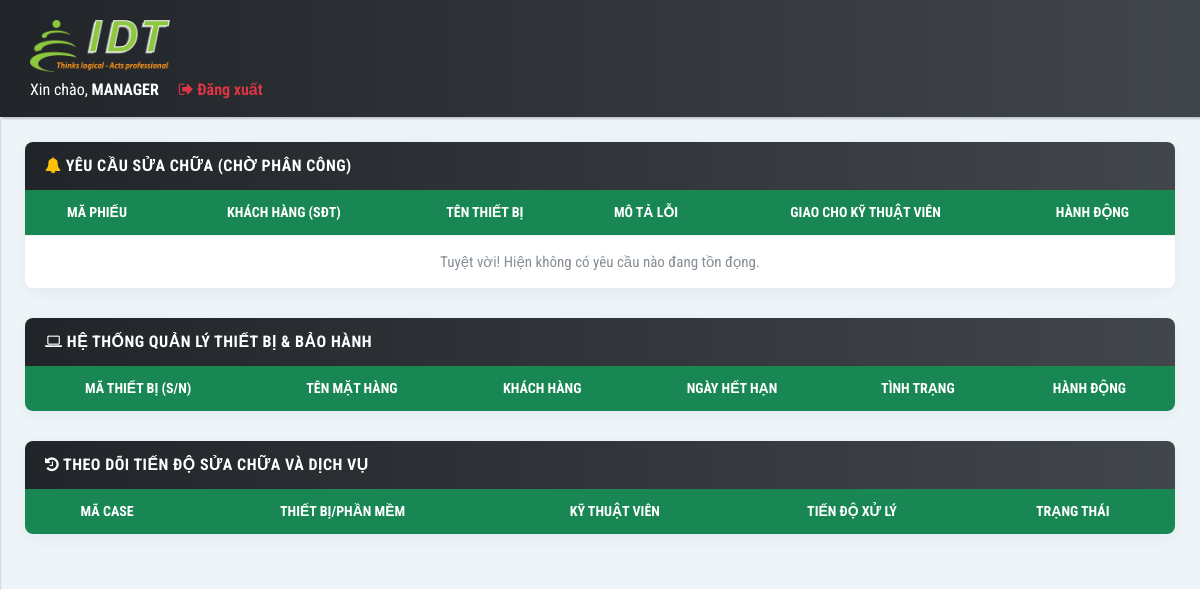
Before: /frontend/admin/quanly.php (signed in) with the older database file.
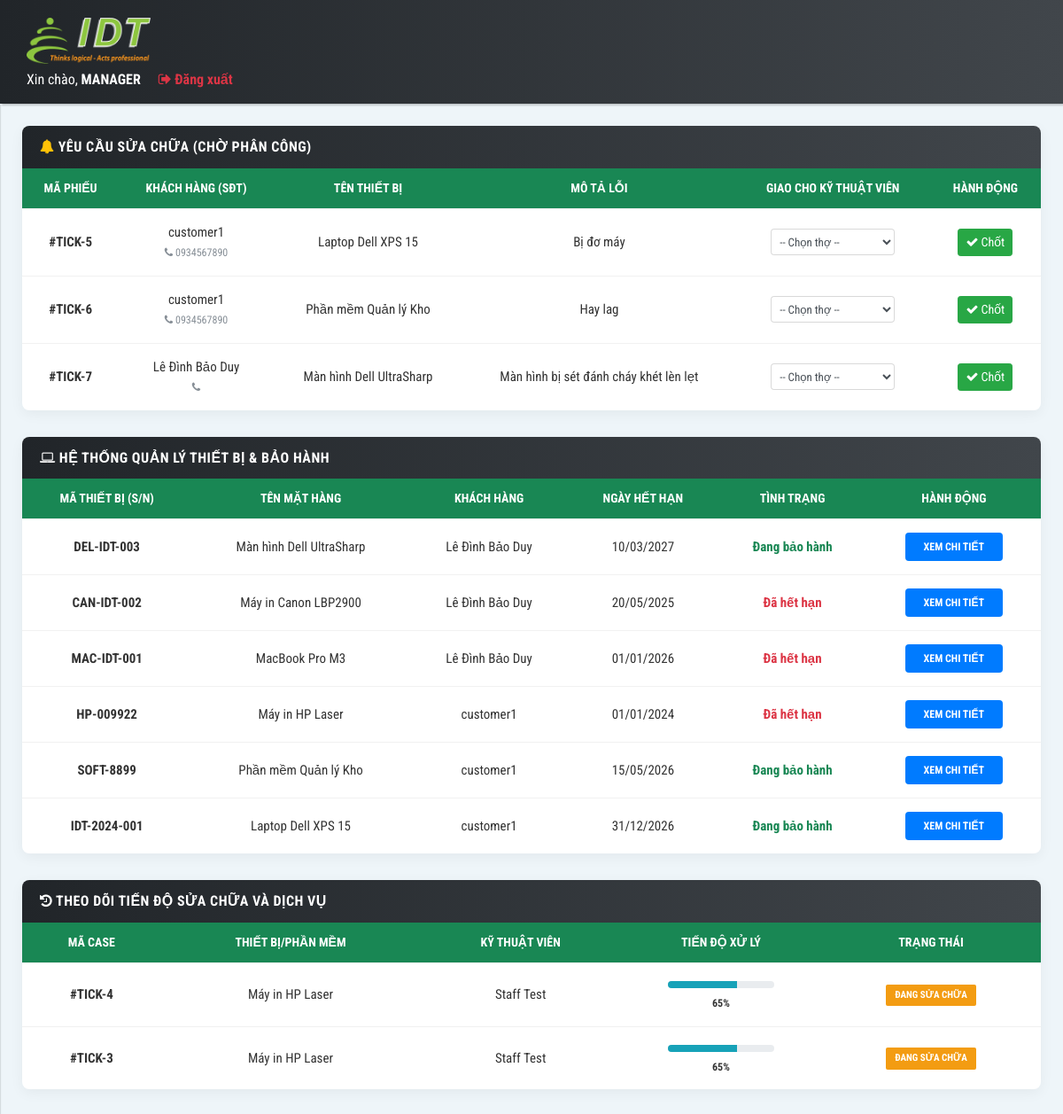
After: the same page with the newer database file.
### tables this page shows
CREATE TABLE `repair_tickets` (
  `id` int(11) NOT NULL,
  `device_id` int(11) NOT NULL,
  `customer_id` int(11) NOT NULL,
  `user_id` int(11) DEFAULT NULL,
  `received_date` date DEFAULT NULL,
  `description` text DEFAULT NULL,
  `status` enum('pending','repairing','completed','cancelled') DEFAULT 'pending',
  `progress` int(3) NOT NULL DEFAULT 0,
  `created_at` timestamp NOT NULL DEFAULT current_timestamp(),
  `updated_at` timestamp NOT NULL DEFAULT current_timestamp() ON UPDATE current_timestamp()
);

CREATE TABLE `customers` (
  `id` int(11) NOT NULL,
  `name` varchar(150) NOT NULL,
  `phone` varchar(50) DEFAULT NULL,
  `email` varchar(150) NOT NULL,
  `password` varchar(255) NOT NULL,
  `address` text DEFAULT NULL,
  `created_at` timestamp NOT NULL DEFAULT current_timestamp(),
  `updated_at` timestamp NOT NULL DEFAULT current_timestamp() ON UPDATE current_timestamp()
);

CREATE TABLE `devices` (
  `id` int(11) NOT NULL,
  `name` varchar(150) NOT NULL,
  `serial_number` varchar(100) DEFAULT NULL,
  `customer_id` int(11) DEFAULT NULL,
  `type` enum('hardware','software') NOT NULL,
  `warranty_start_date` date DEFAULT NULL,
  `warranty_end_date` date DEFAULT NULL,
  `status` enum('active','expired','repairing') DEFAULT 'active',
  `created_at` timestamp NOT NULL DEFAULT current_timestamp(),
  `updated_at` timestamp NOT NULL DEFAULT current_timestamp() ON UPDATE current_timestamp()
);

CREATE TABLE `users` (
  `id` int(11) NOT NULL,
  `name` varchar(100) DEFAULT NULL,
  `email` varchar(150) DEFAULT NULL,
  `password` varchar(255) NOT NULL,
  `role` enum('admin','manager','staff') NOT NULL DEFAULT 'staff',
  `created_at` timestamp NOT NULL DEFAULT current_timestamp(),
  `updated_at` timestamp NOT NULL DEFAULT current_timestamp() ON UPDATE current_timestamp()
);

### frontend/admin/quanly.php (the view, shortened to what the changed rows need)
<?php
require_once "../../backend/config/database.php";
$sql_pending = "SELECT rt.id, rt.received_date, rt.description, d.name as device_name, c.name as customer_name, c.phone
                FROM repair_tickets rt
                JOIN devices d ON rt.device_id = d.id
                JOIN customers c ON rt.customer_id = c.id
                WHERE rt.status = 'pending' AND rt.user_id IS NULL
                ORDER BY rt.created_at ASC";
$result_pending = mysqli_query($conn, $sql_pending);
$pending_tickets = mysqli_fetch_all($result_pending, MYSQLI_ASSOC);
$sql_all_devices = "SELECT d.*, c.name as customer_name
                    FROM devices d
                    LEFT JOIN customers c ON d.customer_id = c.id
                    ORDER BY d.id DESC";
$result_devices = mysqli_query($conn, $sql_all_devices);
$all_devices = mysqli_fetch_all($result_devices, MYSQLI_ASSOC);
$sql_ongoing = "SELECT rt.*, d.name as device_name, u.name as staff_name
                FROM repair_tickets rt
                JOIN devices d ON rt.device_id = d.id
                LEFT JOIN users u ON rt.user_id = u.id
                WHERE rt.status IN ('pending', 'repairing') AND rt.user_id IS NOT NULL
                ORDER BY rt.updated_at DESC";
$result_ongoing = mysqli_query($conn, $sql_ongoing);
$ongoing_tickets = mysqli_fetch_all($result_ongoing, MYSQLI_ASSOC);
?>
<!DOCTYPE html>
<html>
<head>
    <link rel="stylesheet" href="css/bootstrap.min.css">
    <link rel="stylesheet" href="font-awesome-4.7.0/css/font-awesome.min.css">
    <link rel="stylesheet" href="css/font-icon-style.css">
    <link rel="stylesheet" href="css/style.default.css" id="theme-stylesheet">
    <link rel="stylesheet" href="css/ui-elements/card.css">
    <link rel="stylesheet" href="css/style.css">
</head>
<body>
    <div class="page-content d-flex align-items-stretch">
        <div class="content-inner">
<div class="row" id="report-pending">
    <div class="col-md-12">
        <div class="card card-idt-main">
            <div class="card-body no-padding">
                <div class="table-responsive">
                    <table class="table idt-table-report table-hover">
                        <thead>
                            <tr>
                                <th class="text-center">Mã Phiếu</th>
                                <th class="text-center">Khách hàng (SĐT)</th>
                                <th class="text-center">Tên Thiết bị</th>
                                <th class="text-center">Mô tả lỗi</th>
                                <th class="text-center">Giao cho Kỹ thuật viên</th>
                                <th class="text-center">Hành Động</th>
                            </tr>
                        </thead>
                        <tbody>
                            <?php if(empty($pending_tickets)): ?>
                                <tr><td colspan="6" class="text-center text-muted py-4">Tuyệt vời! Hiện không có yêu cầu nào đang tồn đọng.</td></tr>
                            <?php else: ?>
                                <?php foreach($pending_tickets as $tick): ?>
                                <tr>
                                    <td class="text-center"><strong>#TICK-<?= $tick['id'] ?></strong></td>
                                    <td class="text-center">
                                        <?= htmlspecialchars($tick['customer_name']) ?><br>
                                        <small class="text-muted"><i class="fa fa-phone"></i> <?= htmlspecialchars($tick['phone'] ?? 'Không có') ?></small>
                                    </td>
                                    <td class="text-center"><?= htmlspecialchars($tick['device_name']) ?></td>
                                    <td class="text-center"><?= htmlspecialchars($tick['description']) ?></td>
                                    <td class="text-center">
                                        <select class="form-control form-control-sm" id="staff_assign_<?= $tick['id'] ?>">
                                            <option value="">-- Chọn thợ --</option>
                                        </select>
                                    </td>
                                    <td class="text-center action-col">
                                        <button class="btn btn-sm btn-success" onclick="assignTicket(<?= $tick['id'] ?>)">
                                            <i class="fa fa-check"></i> Chốt
                                        </button>
                                    </td>
                                </tr>
                                <?php endforeach; ?>
                            <?php endif; ?>
                        </tbody>
                    </table>
                </div>
            </div>
        </div>
    </div>
</div>
<div class="row" id="report1">
    <div class="col-md-12">
        <div class="card card-idt-main">
            <div class="card-body no-padding">
                <div class="table-responsive">
                    <table class="table idt-table-report table-hover">
                        <thead>
                            <tr>
                                <th class="text-center">Mã Thiết Bị (S/N)</th>
                                <th class="text-center">Tên Mặt Hàng</th>
                                <th class="text-center">Khách Hàng</th>
                                <th class="text-center">Ngày Hết Hạn</th>
                                <th class="text-center">Tình Trạng</th>
                                <th class="text-center">Hành Động</th>
                            </tr>
                        </thead>
                        <tbody>
                            <?php foreach($all_devices as $dev):
                                $end_date = strtotime($dev['warranty_end_date']);
                                $days_left = ($end_date - time()) / 86400;
                                $status_class = "text-status-good"; $status_text = "Đang bảo hành";
                                if($days_left < 0) { $status_class = "text-status-expired"; $status_text = "Đã hết hạn"; }
                                elseif($days_left <= 30) { $status_class = "text-status-warning"; $status_text = "Sắp hết hạn"; }
                            ?>
                            <tr>
                                <td class="text-center"><strong><?= htmlspecialchars($dev['serial_number']) ?></strong></td>
                                <td class="text-center"><?= htmlspecialchars($dev['name']) ?></td> <td class="text-center"><?= htmlspecialchars($dev['customer_name'] ?? 'Chưa gán') ?></td> <td class="text-center"><?= date('d/m/Y', $end_date) ?></td>
                                <td class="text-center"><span class="<?= $status_class ?>"><?= $status_text ?></span></td>
                                <td class="text-center action-col">
                                    <button class="btn-idt-fixed btn-blue">Xem chi tiết</button>
                                </td>
                            </tr>
                            <?php endforeach; ?>
                        </tbody>
                    </table>
                </div>
            </div>
        </div>
    </div>
</div>
<div class="row" id="report3">
    <div class="col-md-12">
        <div class="card card-idt-main">
            <div class="card-body no-padding">
                <div class="table-responsive">
                    <table class="table idt-table-report table-hover">
                        <thead>
                            <tr>
                                <th class="text-center">Mã Case</th>
                                <th class="text-center">Thiết bị/Phần mềm</th>
                                <th class="text-center">Kỹ thuật viên</th>
                                <th class="text-center">Tiến độ xử lý</th>
                                <th class="text-center">Trạng thái</th>
                            </tr>
                        </thead>
                        <tbody>
                            <?php foreach($ongoing_tickets as $tick): ?>
                            <tr>
                                <td class="text-center"><strong>#TICK-<?= $tick['id'] ?></strong></td>
                                <td class="text-center"><?= htmlspecialchars($tick['device_name']) ?></td>
                                <td class="text-center"><?= htmlspecialchars($tick['staff_name'] ?? 'Chờ phân công') ?></td>
                                <td class="align-middle">
                                    <div class="progress idt-progress-bar" style="margin-bottom: 5px;">
                                        <div class="progress-bar bg-info" style="width: <?= $tick['progress'] ?>%;"></div>
                                    </div>
                                    <div class="text-center"><small class="font-weight-bold"><?= $tick['progress'] ?>%</small></div>
                                </td>
                                <td class="text-center action-col">
                                    <?php
                                        $btn_class = ($tick['status'] == 'repairing') ? 'btn-warning-idt' : 'btn-info-idt';
                                        $status_txt = ($tick['status'] == 'repairing') ? 'Đang sửa chữa' : 'Chờ xử lý';
                                    ?>
                                    <span class="status-btn <?= $btn_class ?>"><?= $status_txt ?></span>
                                </td>
                            </tr>
                            <?php endforeach; ?>
                        </tbody>
                    </table>
                </div>
            </div>
        </div>
    </div>
</div>
    <script src="js/manager_actions.js"></script> </body>
</body>
</html>

Changed rows visible on the page:
added repair_tickets: id "5", customer.name "customer1", customer.phone "0934567890", device.name "Laptop Dell XPS 15", description "Bị đơ máy", shown under "YÊU CẦU SỬA CHỮA (CHỜ PHÂN CÔNG)"
added repair_tickets: id "6", customer.name "customer1", customer.phone "0934567890", device.name "Phần mềm Quản lý Kho", description "Hay lag", shown under "YÊU CẦU SỬA CHỮA (CHỜ PHÂN CÔNG)"
added repair_tickets: id "7", customer.name "Lê Đình Bảo Duy", device.name "Màn hình Dell UltraSharp", description "Màn hình bị sét đánh cháy khét lèn lẹt", shown under "YÊU CẦU SỬA CHỮA (CHỜ PHÂN CÔNG)"
added devices: serial_number "DEL-IDT-003", name "Màn hình Dell UltraSharp", customer.name "Lê Đình Bảo Duy", warranty_end_date "10/03/2027", status_text "Đang bảo hành"
added devices: serial_number "CAN-IDT-002", name "Máy in Canon LBP2900", customer.name "Lê Đình Bảo Duy", warranty_end_date "20/05/2025", warranty_end_date "Đã hết hạn"
added devices: serial_number "MAC-IDT-001", name "MacBook Pro M3", customer.name "Lê Đình Bảo Duy", warranty_end_date "01/01/2026", warranty_end_date "Đã hết hạn"
added devices: serial_number "HP-009922", name "Máy in HP Laser", customer.name "customer1", warranty_end_date "01/01/2024", warranty_end_date "Đã hết hạn"
added devices: serial_number "SOFT-8899", name "Phần mềm Quản lý Kho", customer.name "customer1", warranty_end_date "15/05/2026", status_text "Đang bảo hành"
added devices: serial_number "IDT-2024-001", name "Laptop Dell XPS 15", customer.name "customer1", warranty_end_date "31/12/2026", status_text "Đang bảo hành"
added repair_tickets: id "4", device.name "Máy in HP Laser", user.name "Staff Test", progress "65", status "ĐANG SỬA CHỮA", shown under "THEO DÕI TIẾN ĐỘ SỬA CHỮA VÀ DỊCH VỤ"
added repair_tickets: id "3", device.name "Máy in HP Laser", user.name "Staff Test", progress "65", status "ĐANG SỬA CHỮA", shown under "THEO DÕI TIẾN ĐỘ SỬA CHỮA VÀ DỊCH VỤ"
Other visible differences:
text no longer shown: "Tuyệt vời! Hiện không có yêu cầu nào đang tồn đọng."
